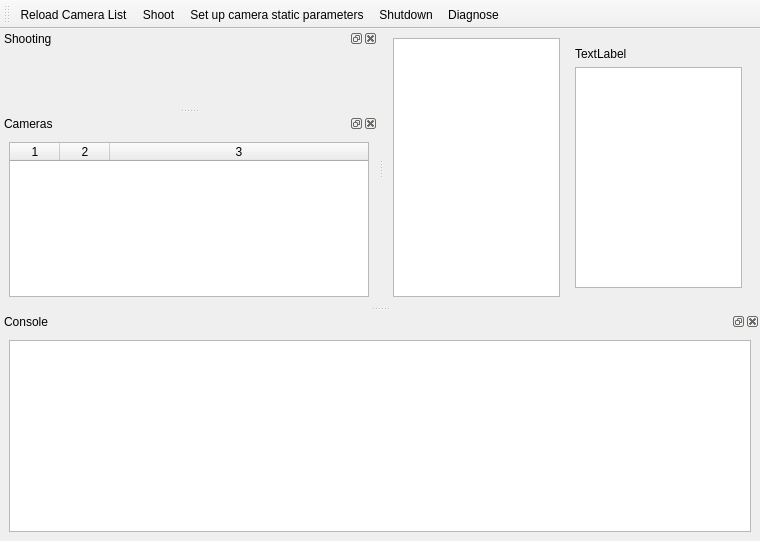
<?xml version="1.0" encoding="UTF-8"?>
<ui version="4.0">
 <class>MainWindow</class>
 <widget class="QMainWindow" name="MainWindow">
  <property name="geometry">
   <rect>
    <x>0</x>
    <y>0</y>
    <width>760</width>
    <height>541</height>
   </rect>
  </property>
  <property name="windowTitle">
   <string>MainWindow</string>
  </property>
  <property name="tabShape">
   <enum>QTabWidget::Rounded</enum>
  </property>
  <property name="dockNestingEnabled">
   <bool>false</bool>
  </property>
  <property name="dockOptions">
   <set>QMainWindow::AllowTabbedDocks|QMainWindow::AnimatedDocks</set>
  </property>
  <property name="unifiedTitleAndToolBarOnMac">
   <bool>false</bool>
  </property>
  <widget class="QWidget" name="centralwidget">
   <layout class="QHBoxLayout" name="horizontalLayout">
    <item>
     <widget class="QTableView" name="tableView"/>
    </item>
    <item>
     <widget class="QWidget" name="widget" native="true">
      <layout class="QVBoxLayout" name="verticalLayout">
       <item>
        <widget class="QLabel" name="label">
         <property name="text">
          <string>TextLabel</string>
         </property>
        </widget>
       </item>
       <item>
        <widget class="QTableView" name="tableView_2"/>
       </item>
      </layout>
     </widget>
    </item>
   </layout>
  </widget>
  <widget class="QMenuBar" name="menubar">
   <property name="geometry">
    <rect>
     <x>0</x>
     <y>0</y>
     <width>760</width>
     <height>20</height>
    </rect>
   </property>
  </widget>
  <widget class="QDockWidget" name="shootingDockWidget">
   <property name="sizePolicy">
    <sizepolicy hsizetype="Maximum" vsizetype="Maximum">
     <horstretch>0</horstretch>
     <verstretch>0</verstretch>
    </sizepolicy>
   </property>
   <property name="minimumSize">
    <size>
     <width>200</width>
     <height>79</height>
    </size>
   </property>
   <property name="windowTitle">
    <string>Shooting</string>
   </property>
   <attribute name="dockWidgetArea">
    <number>1</number>
   </attribute>
   <widget class="QWidget" name="shootingDockWidgetContents">
    <layout class="QVBoxLayout" name="verticalLayout_4">
     <item>
      <widget class="ParameterSlider" name="tvSlider" native="true"/>
     </item>
     <item>
      <widget class="ParameterSlider" name="avSlider" native="true">
       <property name="enabled">
        <bool>false</bool>
       </property>
      </widget>
     </item>
     <item>
      <widget class="ParameterSlider" name="isoSlider" native="true"/>
     </item>
    </layout>
   </widget>
  </widget>
  <widget class="QDockWidget" name="camerasDockWidget">
   <property name="minimumSize">
    <size>
     <width>378</width>
     <height>183</height>
    </size>
   </property>
   <property name="windowTitle">
    <string>Cameras</string>
   </property>
   <attribute name="dockWidgetArea">
    <number>1</number>
   </attribute>
   <widget class="QWidget" name="camerasDockWidgetContents">
    <layout class="QVBoxLayout" name="verticalLayout_3">
     <item>
      <widget class="QTableWidget" name="camerasTableWidget">
       <property name="minimumSize">
        <size>
         <width>360</width>
         <height>0</height>
        </size>
       </property>
       <property name="editTriggers">
        <set>QAbstractItemView::NoEditTriggers</set>
       </property>
       <property name="columnCount">
        <number>3</number>
       </property>
       <attribute name="horizontalHeaderCascadingSectionResizes">
        <bool>false</bool>
       </attribute>
       <attribute name="horizontalHeaderDefaultSectionSize">
        <number>50</number>
       </attribute>
       <attribute name="horizontalHeaderStretchLastSection">
        <bool>true</bool>
       </attribute>
       <column/>
       <column/>
       <column/>
      </widget>
     </item>
    </layout>
   </widget>
  </widget>
  <widget class="QDockWidget" name="dockWidget_3">
   <property name="allowedAreas">
    <set>Qt::BottomDockWidgetArea|Qt::TopDockWidgetArea</set>
   </property>
   <property name="windowTitle">
    <string>Console</string>
   </property>
   <attribute name="dockWidgetArea">
    <number>8</number>
   </attribute>
   <widget class="QWidget" name="dockWidgetContents_3">
    <layout class="QVBoxLayout" name="verticalLayout_2">
     <item>
      <widget class="QTextBrowser" name="textBrowser"/>
     </item>
    </layout>
   </widget>
  </widget>
  <widget class="QToolBar" name="toolBar">
   <property name="windowTitle">
    <string>toolBar</string>
   </property>
   <attribute name="toolBarArea">
    <enum>TopToolBarArea</enum>
   </attribute>
   <attribute name="toolBarBreak">
    <bool>false</bool>
   </attribute>
   <addaction name="actionReloadCameras"/>
   <addaction name="actionShoot"/>
   <addaction name="actionConfigureStaticProps"/>
   <addaction name="actionShutdownAll"/>
   <addaction name="actionDiagnose"/>
  </widget>
  <action name="actionReloadCameras">
   <property name="icon">
    <iconset resource="photobooth.qrc">
     <normaloff>:/icons/view-refresh.png</normaloff>:/icons/view-refresh.png</iconset>
   </property>
   <property name="text">
    <string>Reload Camera List</string>
   </property>
   <property name="toolTip">
    <string>Update the list of cameras</string>
   </property>
  </action>
  <action name="actionShoot">
   <property name="icon">
    <iconset resource="photobooth.qrc">
     <normaloff>:/icons/camera-photo.png</normaloff>:/icons/camera-photo.png</iconset>
   </property>
   <property name="text">
    <string>Shoot</string>
   </property>
   <property name="toolTip">
    <string>Take one photo using each of the available cameras</string>
   </property>
  </action>
  <action name="actionDiagnose">
   <property name="icon">
    <iconset resource="photobooth.qrc">
     <normaloff>:/icons/document-export.png</normaloff>:/icons/document-export.png</iconset>
   </property>
   <property name="text">
    <string>Diagnose</string>
   </property>
  </action>
  <action name="actionConfigureStaticProps">
   <property name="icon">
    <iconset resource="photobooth.qrc">
     <normaloff>:/icons/applications-development.png</normaloff>:/icons/applications-development.png</iconset>
   </property>
   <property name="text">
    <string>Set up camera static parameters</string>
   </property>
   <property name="toolTip">
    <string>Set up camera static parameters</string>
   </property>
  </action>
  <action name="actionShutdownAll">
   <property name="icon">
    <iconset resource="photobooth.qrc">
     <normaloff>:/icons/system-shutdown.png</normaloff>:/icons/system-shutdown.png</iconset>
   </property>
   <property name="text">
    <string>Shutdown</string>
   </property>
   <property name="toolTip">
    <string>Shutdown all cameras</string>
   </property>
  </action>
 </widget>
 <customwidgets>
  <customwidget>
   <class>ParameterSlider</class>
   <extends>QWidget</extends>
   <header>parameterslider.h</header>
   <container>1</container>
  </customwidget>
 </customwidgets>
 <resources>
  <include location="photobooth.qrc"/>
 </resources>
 <connections/>
</ui>
